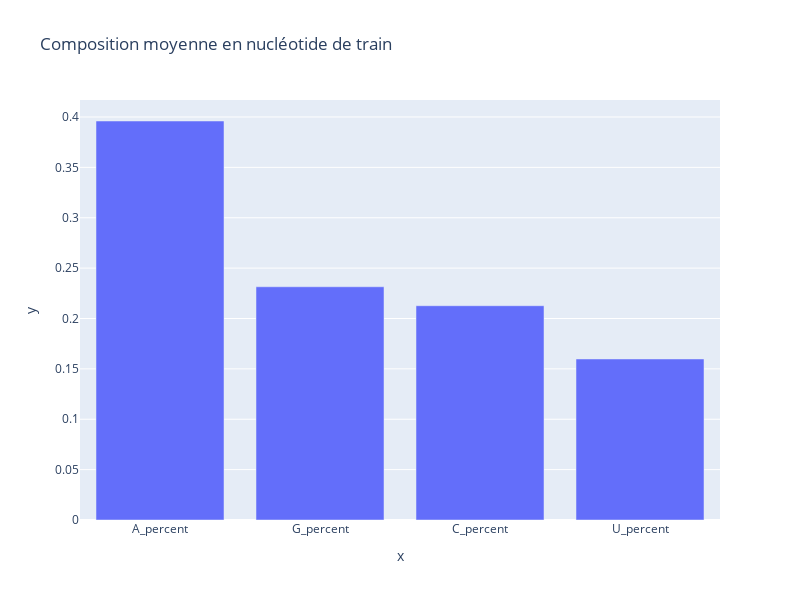

Notebook code cell kept with this figure:
### Code cell
import plotly.express as px

fig = px.bar(
    x= names, 
    y= values,
    orientation='v', 
    title='Composition moyenne en nucléotide de train', 
    height=600,
    width=800
)
fig.show()

### Figure 1 — Plotly figure (JSON) as saved in the notebook; plotly's stock layout.template omitted (floating-point values rounded to 4 significant figures)
{"data": [{"alignmentgroup": "True", "hovertemplate": "x=%{x}<br>y=%{y}<extra></extra>", "legendgroup": "", "marker": {"color": "#636efa"}, "name": "", "offsetgroup": "", "orientation": "v", "showlegend": false, "textposition": "auto", "type": "bar", "x": ["A_percent", "G_percent", "C_percent", "U_percent"], "xaxis": "x", "y": [0.396, 0.2315, 0.2127, 0.1598], "yaxis": "y"}], "layout": {"barmode": "relative", "height": 600, "legend": {"tracegroupgap": 0}, "title": {"text": "Composition moyenne en nucléotide de train"}, "width": 800, "xaxis": {"anchor": "y", "domain": [0, 1], "title": {"text": "x"}}, "yaxis": {"anchor": "x", "domain": [0, 1], "title": {"text": "y"}}}}
